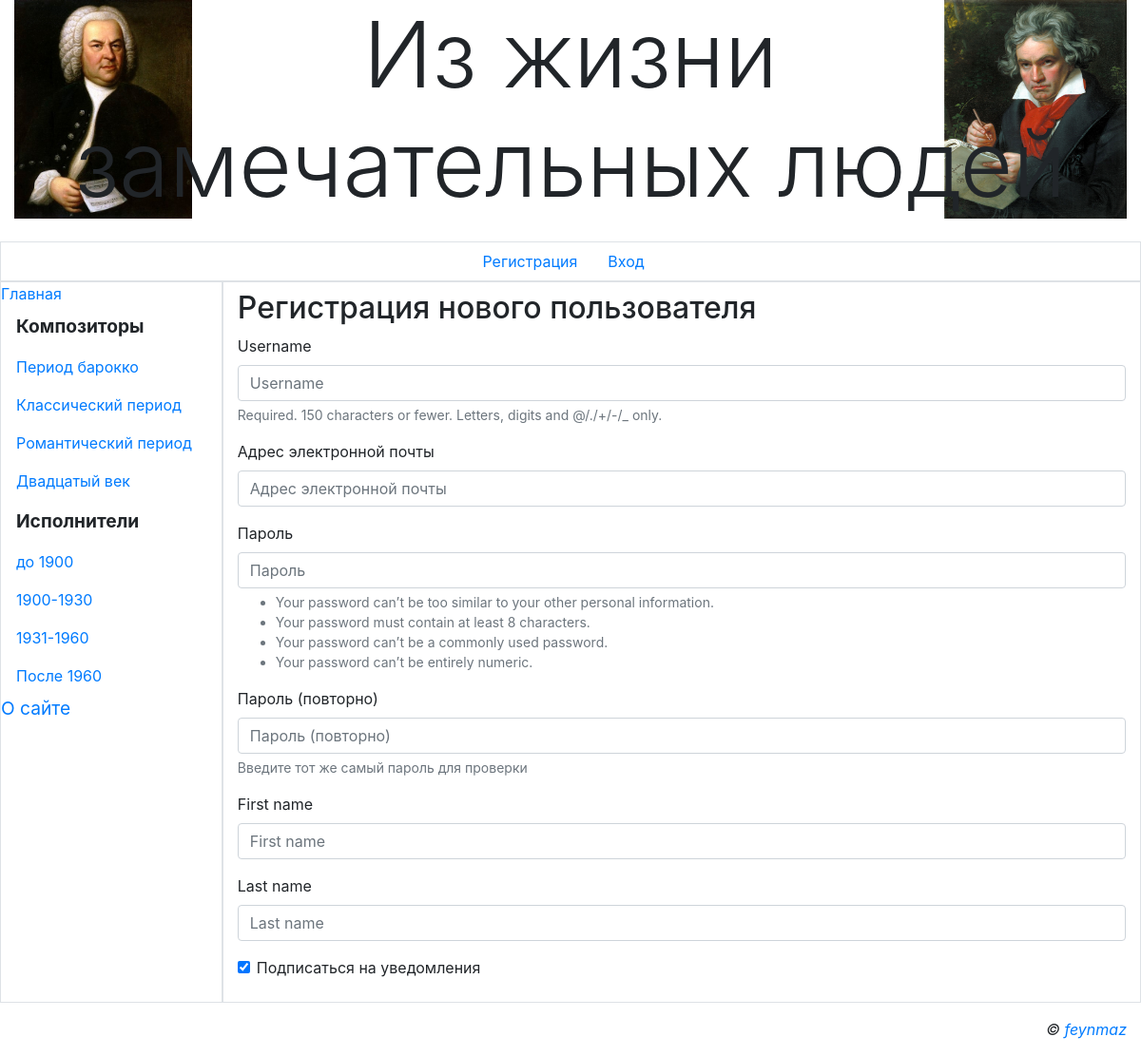
Page /accounts/register/ on the committed database.
### Geniusroom/apps/main/models.py (models this page shows)
class Rubric(models.Model):
    name = models.CharField(max_length=20, db_index=True, unique=True, verbose_name='Название')
    order = models.SmallIntegerField(default=0, db_index=True, verbose_name='Порядок')
    super_rubric = models.ForeignKey('SuperRubric',
                                     on_delete=models.PROTECT, null=True, blank=True, verbose_name='Надрубрика')

### Geniusroom/apps/main/views.py (the view)
# urls.py: path('register/', RegisterUserView.as_view(), name='register'),
class RegisterUserView(CreateView):
    model = AdvUser
    template_name = 'main/register_user.html'
    form_class = RegisterUserForm
    success_url = reverse_lazy('main:register_done')

### Geniusroom/apps/main/forms.py (shortened to what this page needs)
class RegisterUserForm(forms.ModelForm):
    email = forms.EmailField(required=True, label='Адрес электронной почты')
    password1 = forms.CharField(label='Пароль', widget=forms.PasswordInput,
                                help_text=password_validation.password_validators_help_text_html())
    password2 = forms.CharField(label='Пароль (повторно)', widget=forms.PasswordInput,
                                help_text='Введите тот же самый пароль для проверки')
    class Meta:
        model = AdvUser
        fields = ('username', 'email', 'password1', 'password2', 'first_name', 'last_name', 'send_messages')

### Geniusroom/apps/main/context_processors.py (called while the page is built, shortened)
def article_context_processor(request):
    context = {}
    context['rubrics'] = SubRubric.objects.all()
    context['keyword'] = ''
    context['all'] = ''
    if 'keyword' in request.GET:
        keyword = request.GET['keyword']
        if keyword:
            context['keyword'] = '?keyword=' + keyword
            context['all'] = context['keyword']
    return context

### Geniusroom/apps/main/models.py (called while the page is built)
    def get_queryset(self):
        return super().get_queryset().filter(super_rubric__isnull=False)

### templates/main/register_user.html (shortened to what this page needs)
{% extends 'layout/basic.html' %}
{% load bootstrap4 %}
{% block content %}
    <h2>Регистрация нового пользователя</h2>
    <form method="post">
        {% bootstrap_form form layout='horizontal' %}
    </form>
{% endblock content %}

### templates/layout/basic.html (shortened to what this page needs)
{% load bootstrap4 %}
{% load static %}
<!DOCTYPE html>
<html lang="en">
<head>
    {% bootstrap_css %}
    <link rel="stylesheet" href="{% static 'css/style.css' %}" type="text/css">
</head>
<body class="container-fluid">
<header class="mb-4">
    <h1 class="display-1 text-center">Из жизни замечательных людей</h1>
</header>
<div class="row">
    <ul class="col nav justify-content-center border">
        <li class="nav-item">
            <a class="nav-link" href="{% url 'main:register' %}">Регистрация</a>
        </li>
        {% if user.is_authenticated %}
        <li class="nav-item dropdown">
            <a class="nav-link dropdown-toggle"
               data-toggle="dropdown" href="#"
               role="button" aria-haspopup="true"
               aria-expanded="false">Профиль</a>
            <div class="dropdown-menu">
                <a class="dropdown-item" href="{% url 'main:profile' %}">Мои статьи</a>
                <a class="dropdown-item" href="{% url 'main:profile_change' %}">Изменить личные данные</a>
                <a class="dropdown-item" href="{% url 'main:password_change' %}">Изменить пароль</a>
                <div class="dropdown-divider"></div>
                <a class="dropdown-item" href="{% url 'main:logout' %}">Выйти</a>
                <div class="dropdown-divider"></div>
                <a class="dropdown-item" href="{% url 'main:profile_delete' %}">Удалить</a>
            </div>
        </li>
        {% else %}
        <li class="nav-item"><a class="nav-link" href="{% url 'main:login' %}">Вход</a></li>
        {% endif %}
    </ul>
</div>
<div class="row">
    <nav class="col-md-auto nav flex-column border">
        <a href="{% url 'main:index' %}">Главная</a>
        {% for rubric in rubrics %}
        {% ifchanged rubric.super_rubric.pk %}
        <span class="nav-link root font-weight-bold">
            {{ rubric.super_rubric.name }}
        </span>
        {% endifchanged %}
        <a class="nav-link" href="{% url 'main:by_rubric' pk=rubric.pk %}">
            {{ rubric.name }}
        </a>
        {% endfor %}
        <a class="nav_link root" href="{% url 'main:other' page='about' %}">О сайте</a>
    </nav>
    <section class="col border py-2">
        {% block content %}
        {% endblock content %}
    </section>
</div>
<footer class="mt-3">
    <p class="text-right font-italic">&copy; <a href="https://github.com/feynmaz">feynmaz</a></p>
</footer>
</body>
</html>

### static/css/style.css (style rules this page uses)
.root { font-size: larger; }
h1 { background-image: url('../bach.jpg'), url('../beethoven.jpg'); background-repeat: no-repeat; background-position: left, right; background-size: auto 100%; }

### rows in the picture
Rubric: super_rubric.name "Композиторы", name "Период барокко"
Rubric: name "Классический период"
Rubric: name "Романтический период"
Rubric: name "Двадцатый век"
Rubric: super_rubric.name "Исполнители", name "до 1900"
Rubric: name "1900-1930"
Rubric: name "1931-1960"
Rubric: name "После 1960"
